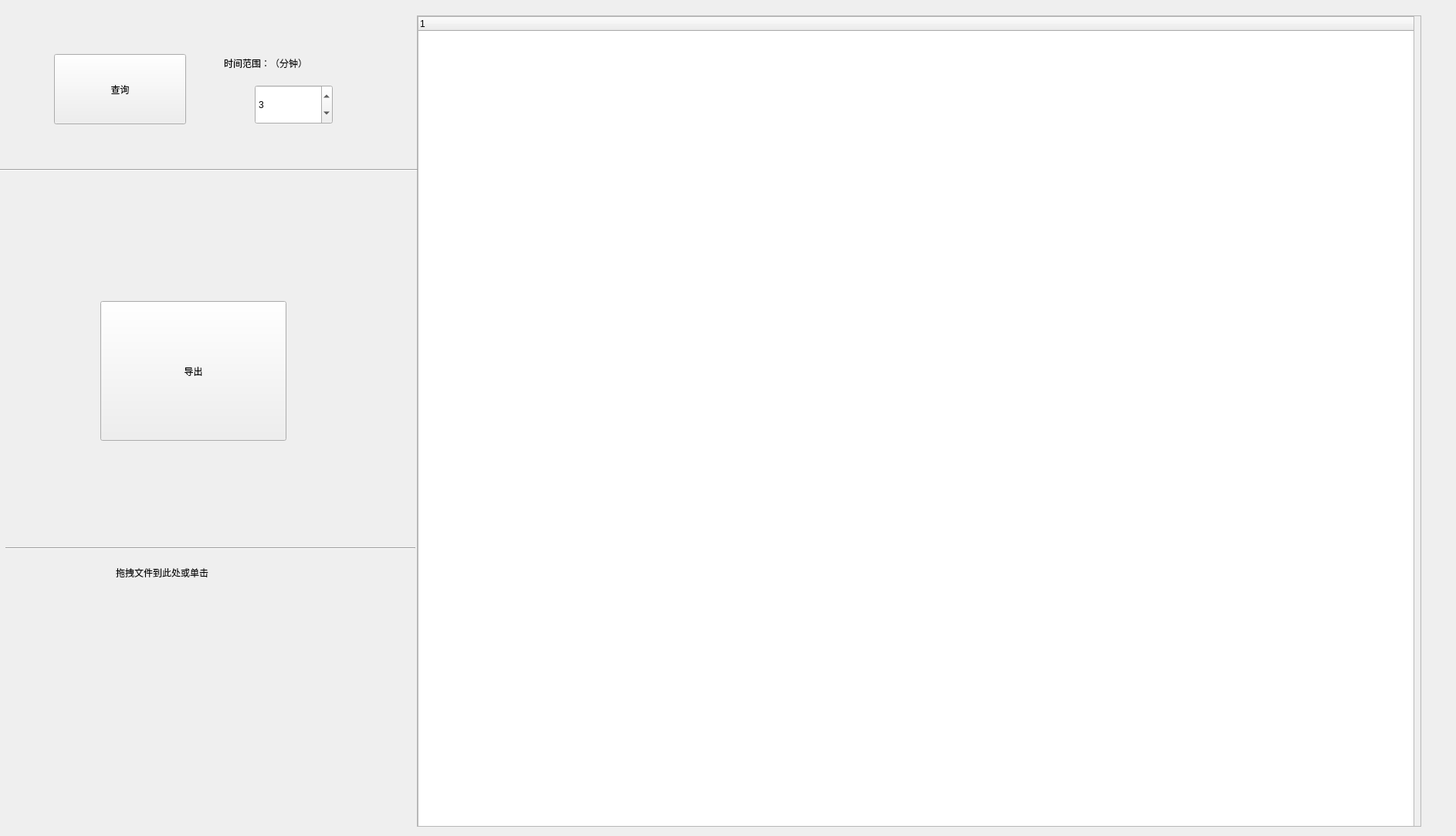
<?xml version="1.0" encoding="UTF-8"?>
<ui version="4.0">
 <class>Form</class>
 <widget class="QWidget" name="Form">
  <property name="geometry">
   <rect>
    <x>0</x>
    <y>0</y>
    <width>1886</width>
    <height>1083</height>
   </rect>
  </property>
  <property name="windowTitle">
   <string>Form</string>
  </property>
  <widget class="QScrollArea" name="scrollArea">
   <property name="geometry">
    <rect>
     <x>540</x>
     <y>20</y>
     <width>1301</width>
     <height>1051</height>
    </rect>
   </property>
   <property name="widgetResizable">
    <bool>true</bool>
   </property>
   <widget class="QWidget" name="scrollAreaWidgetContents">
    <property name="geometry">
     <rect>
      <x>0</x>
      <y>0</y>
      <width>1299</width>
      <height>1049</height>
     </rect>
    </property>
    <widget class="QTreeWidget" name="treeWidget">
     <property name="geometry">
      <rect>
       <x>0</x>
       <y>0</y>
       <width>1291</width>
       <height>1051</height>
      </rect>
     </property>
     <column>
      <property name="text">
       <string notr="true">1</string>
      </property>
     </column>
    </widget>
   </widget>
  </widget>
  <widget class="Line" name="line">
   <property name="geometry">
    <rect>
     <x>7</x>
     <y>700</y>
     <width>531</width>
     <height>20</height>
    </rect>
   </property>
   <property name="orientation">
    <enum>Qt::Horizontal</enum>
   </property>
  </widget>
  <widget class="QLabel" name="label_title">
   <property name="geometry">
    <rect>
     <x>150</x>
     <y>730</y>
     <width>281</width>
     <height>24</height>
    </rect>
   </property>
   <property name="text">
    <string>拖拽文件到此处或单击</string>
   </property>
  </widget>
  <widget class="QWidget" name="widget" native="true">
   <property name="geometry">
    <rect>
     <x>90</x>
     <y>770</y>
     <width>351</width>
     <height>221</height>
    </rect>
   </property>
  </widget>
  <widget class="QLabel" name="label_address">
   <property name="geometry">
    <rect>
     <x>30</x>
     <y>1030</y>
     <width>501</width>
     <height>24</height>
    </rect>
   </property>
   <property name="text">
    <string/>
   </property>
  </widget>
  <widget class="QPushButton" name="btn_search">
   <property name="geometry">
    <rect>
     <x>70</x>
     <y>70</y>
     <width>171</width>
     <height>91</height>
    </rect>
   </property>
   <property name="text">
    <string>查询</string>
   </property>
  </widget>
  <widget class="Line" name="line_2">
   <property name="geometry">
    <rect>
     <x>0</x>
     <y>210</y>
     <width>541</width>
     <height>20</height>
    </rect>
   </property>
   <property name="orientation">
    <enum>Qt::Horizontal</enum>
   </property>
  </widget>
  <widget class="QSpinBox" name="spinBox_timerange">
   <property name="geometry">
    <rect>
     <x>330</x>
     <y>110</y>
     <width>101</width>
     <height>51</height>
    </rect>
   </property>
   <property name="value">
    <number>3</number>
   </property>
  </widget>
  <widget class="QLabel" name="label_title_2">
   <property name="geometry">
    <rect>
     <x>290</x>
     <y>70</y>
     <width>211</width>
     <height>24</height>
    </rect>
   </property>
   <property name="text">
    <string>时间范围：（分钟）</string>
   </property>
  </widget>
  <widget class="QPushButton" name="btn_export">
   <property name="geometry">
    <rect>
     <x>130</x>
     <y>390</y>
     <width>241</width>
     <height>181</height>
    </rect>
   </property>
   <property name="text">
    <string>导出</string>
   </property>
  </widget>
 </widget>
 <resources/>
 <connections/>
</ui>
